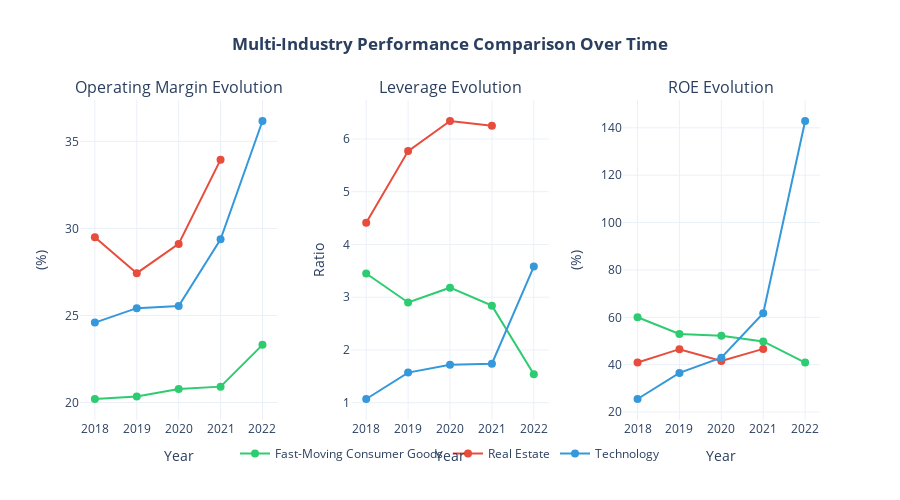

Notebook source saved alongside this figure:
### Markdown cell above
---
## 4. 🎯 Comparative Industry Analysis Over Time

### Code cell
# Multi-industry comparison over time
fig = make_subplots(
    rows=1, cols=3,
    subplot_titles=('Operating Margin Evolution', 'Leverage Evolution', 'ROE Evolution'),
    horizontal_spacing=0.10
)

colors_map = {'Technology': '#3498db', 'Fast-Moving Consumer Goods': '#2ecc71', 'Real Estate': '#e74c3c'}

for industry in industry_trend['Industry'].unique():
    industry_data = industry_trend[industry_trend['Industry'] == industry]
    
    # Operating Margin
    fig.add_trace(
        go.Scatter(x=industry_data['Year'], y=industry_data['Operating_Margin'],
                   mode='lines+markers',
                   name=industry,
                   line=dict(color=colors_map[industry], width=2),
                   marker=dict(size=8),
                   legendgroup=industry,
                   showlegend=True),
        row=1, col=1
    )
    
    # Debt-to-Equity
    fig.add_trace(
        go.Scatter(x=industry_data['Year'], y=industry_data['Debt_to_Equity'],
                   mode='lines+markers',
                   name=industry,
                   line=dict(color=colors_map[industry], width=2),
                   marker=dict(size=8),
                   legendgroup=industry,
                   showlegend=False),
        row=1, col=2
    )
    
    # ROE
    fig.add_trace(
        go.Scatter(x=industry_data['Year'], y=industry_data['ROE_Operating'],
                   mode='lines+markers',
                   name=industry,
                   line=dict(color=colors_map[industry], width=2),
                   marker=dict(size=8),
                   legendgroup=industry,
                   showlegend=False),
        row=1, col=3
    )

fig.update_xaxes(title_text="Year")
fig.update_yaxes(title_text="(%)", row=1, col=1)
fig.update_yaxes(title_text="Ratio", row=1, col=2)
fig.update_yaxes(title_text="(%)", row=1, col=3)

fig.update_layout(
    height=500,
    title_text="<b>Multi-Industry Performance Comparison Over Time</b>",
    title_x=0.5,
    template='plotly_white',
    legend=dict(orientation="h", yanchor="bottom", y=-0.15, xanchor="center", x=0.5)
)

fig.show()

### Figure 1 — Plotly figure (JSON) as saved in the notebook; plotly's stock layout.template omitted (floating-point values rounded to 4 significant figures)
{"data": [{"legendgroup": "Fast-Moving Consumer Goods", "line": {"color": "#2ecc71", "width": 2}, "marker": {"size": 8}, "mode": "lines+markers", "name": "Fast-Moving Consumer Goods", "showlegend": true, "type": "scatter", "x": [2018, 2019, 2020, 2021, 2022], "xaxis": "x", "y": [20.2, 20.34, 20.78, 20.91, 23.31], "yaxis": "y"}, {"legendgroup": "Fast-Moving Consumer Goods", "line": {"color": "#2ecc71", "width": 2}, "marker": {"size": 8}, "mode": "lines+markers", "name": "Fast-Moving Consumer Goods", "showlegend": false, "type": "scatter", "x": [2018, 2019, 2020, 2021, 2022], "xaxis": "x2", "y": [3.45, 2.9, 3.18, 2.84, 1.54], "yaxis": "y2"}, {"legendgroup": "Fast-Moving Consumer Goods", "line": {"color": "#2ecc71", "width": 2}, "marker": {"size": 8}, "mode": "lines+markers", "name": "Fast-Moving Consumer Goods", "showlegend": false, "type": "scatter", "x": [2018, 2019, 2020, 2021, 2022], "xaxis": "x3", "y": [60.04, 52.99, 52.2, 49.79, 40.86], "yaxis": "y3"}, {"legendgroup": "Real Estate", "line": {"color": "#e74c3c", "width": 2}, "marker": {"size": 8}, "mode": "lines+markers", "name": "Real Estate", "showlegend": true, "type": "scatter", "x": [2018, 2019, 2020, 2021], "xaxis": "x", "y": [29.49, 27.43, 29.11, 33.95], "yaxis": "y"}, {"legendgroup": "Real Estate", "line": {"color": "#e74c3c", "width": 2}, "marker": {"size": 8}, "mode": "lines+markers", "name": "Real Estate", "showlegend": false, "type": "scatter", "x": [2018, 2019, 2020, 2021], "xaxis": "x2", "y": [4.41, 5.77, 6.34, 6.25], "yaxis": "y2"}, {"legendgroup": "Real Estate", "line": {"color": "#e74c3c", "width": 2}, "marker": {"size": 8}, "mode": "lines+markers", "name": "Real Estate", "showlegend": false, "type": "scatter", "x": [2018, 2019, 2020, 2021], "xaxis": "x3", "y": [40.89, 46.54, 41.53, 46.66], "yaxis": "y3"}, {"legendgroup": "Technology", "line": {"color": "#3498db", "width": 2}, "marker": {"size": 8}, "mode": "lines+markers", "name": "Technology", "showlegend": true, "type": "scatter", "x": [2018, 2019, 2020, 2021, 2022], "xaxis": "x", "y": [24.59, 25.42, 25.54, 29.37, 36.17], "yaxis": "y"}, {"legendgroup": "Technology", "line": {"color": "#3498db", "width": 2}, "marker": {"size": 8}, "mode": "lines+markers", "name": "Technology", "showlegend": false, "type": "scatter", "x": [2018, 2019, 2020, 2021, 2022], "xaxis": "x2", "y": [1.07, 1.57, 1.72, 1.74, 3.58], "yaxis": "y2"}, {"legendgroup": "Technology", "line": {"color": "#3498db", "width": 2}, "marker": {"size": 8}, "mode": "lines+markers", "name": "Technology", "showlegend": false, "type": "scatter", "x": [2018, 2019, 2020, 2021, 2022], "xaxis": "x3", "y": [25.5, 36.52, 42.94, 61.73, 142.9], "yaxis": "y3"}], "layout": {"annotations": [{"font": {"size": 16}, "showarrow": false, "text": "Operating Margin Evolution", "x": 0.1333, "xanchor": "center", "xref": "paper", "y": 1, "yanchor": "bottom", "yref": "paper"}, {"font": {"size": 16}, "showarrow": false, "text": "Leverage Evolution", "x": 0.5, "xanchor": "center", "xref": "paper", "y": 1, "yanchor": "bottom", "yref": "paper"}, {"font": {"size": 16}, "showarrow": false, "text": "ROE Evolution", "x": 0.8667, "xanchor": "center", "xref": "paper", "y": 1, "yanchor": "bottom", "yref": "paper"}], "height": 500, "legend": {"orientation": "h", "x": 0.5, "xanchor": "center", "y": -0.15, "yanchor": "bottom"}, "title": {"text": "<b>Multi-Industry Performance Comparison Over Time</b>", "x": 0.5}, "xaxis": {"anchor": "y", "domain": [0, 0.2667], "title": {"text": "Year"}}, "xaxis2": {"anchor": "y2", "domain": [0.3667, 0.6333], "title": {"text": "Year"}}, "xaxis3": {"anchor": "y3", "domain": [0.7333, 1], "title": {"text": "Year"}}, "yaxis": {"anchor": "x", "domain": [0, 1], "title": {"text": "(%)"}}, "yaxis2": {"anchor": "x2", "domain": [0, 1], "title": {"text": "Ratio"}}, "yaxis3": {"anchor": "x3", "domain": [0, 1], "title": {"text": "(%)"}}}}
